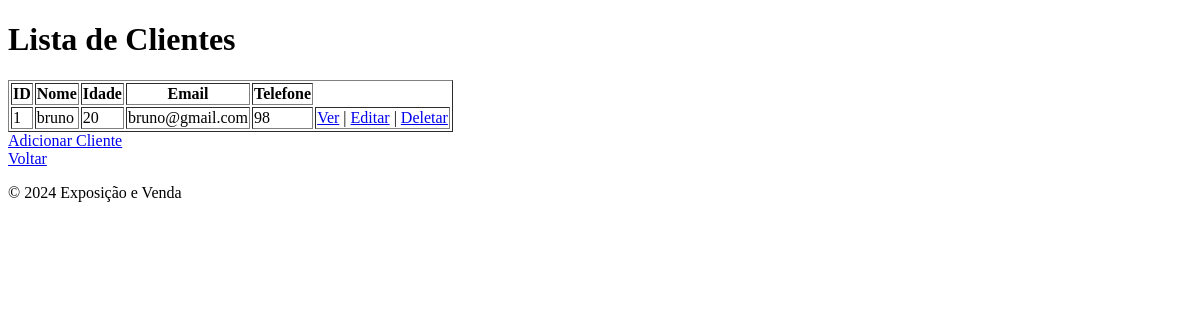
Before: /cliente/listar/ with the older database file.
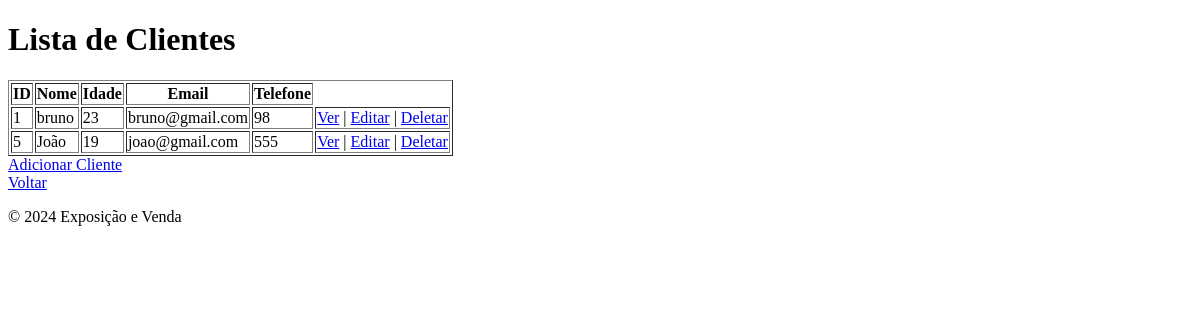
After: the same page with the newer database file.
### cliente/models.py (models this page shows, shortened)
class Cliente(models.Model):
    nome = models.CharField(max_length=255)
    idade = models.IntegerField()
    endereco = models.CharField(max_length=255)
    email = models.EmailField(unique=True)
    telefone = models.CharField(max_length=20)

### cliente/views.py (the view)
# urls.py: path('listar/', views.listar_clientes, name='listar_clientes'),
def listar_clientes(request):
    clientes = Cliente.objects.all()
    template = loader.get_template('cliente/listar.html')
    context = {'clientes': clientes}
    return HttpResponse(template.render(context, request))

### cliente/templates/cliente/listar.html (shortened to what this page needs)
{% extends 'base.html' %}
{% block header %}<h1>Lista de Clientes</h1>{% endblock %}
{% block content %}
    <table border="1">
        <thead>
            <tr>
                <th>ID</th>
                <th>Nome</th>
                <th>Idade</th>
                <th>Email</th>
                <th>Telefone</th>
            </tr>
        </thead>
        <tbody>
            {% for cliente in clientes %}
                <tr>
                    <td>{{ cliente.id }}</td>
                    <td>{{ cliente.nome }}</td>
                    <td>{{ cliente.idade }}</td>
                    <td>{{ cliente.email }}</td>
                    <td>{{ cliente.telefone }}</td>
                    <td>
                        <a href="{% url 'cliente:perfil_cliente' cliente.id %}">Ver</a> |
                        <a href="{% url 'cliente:atualizar_cliente' cliente.id %}">Editar</a> |
                        <a href="{% url 'cliente:deletar_cliente' cliente.id %}">Deletar</a>
                    </td>
                </tr>
            {% empty %}
                <tr>
                    <td colspan="6">Nenhum cliente encontrado.</td>
                </tr>
            {% endfor %}
        </tbody>
    </table>
    <a href="{% url 'cliente:criar_cliente' %}">Adicionar Cliente</a><br>
    <a href="{% url 'cliente:base_cliente' %}">Voltar</a>
{% endblock %}

### templates/base.html (shortened to what this page needs)
<!DOCTYPE html>
<html lang="pt-br">
    <head>
    </head>
    <body>
        <header>
            {% block header %}Bem-vindo ao Meu Projeto{% endblock %}
        </header>
        <main>
            {% block content %}
            {% endblock %}
        </main>
        <footer>
            <p>© 2024 Exposição e Venda</p>
        </footer>
    </body>
</html>

Changed rows visible on the page:
changed Cliente "bruno": idade "20" → "23"
added Cliente: id "5", nome "João", idade "19", email "joao@gmail.com", telefone "555"
